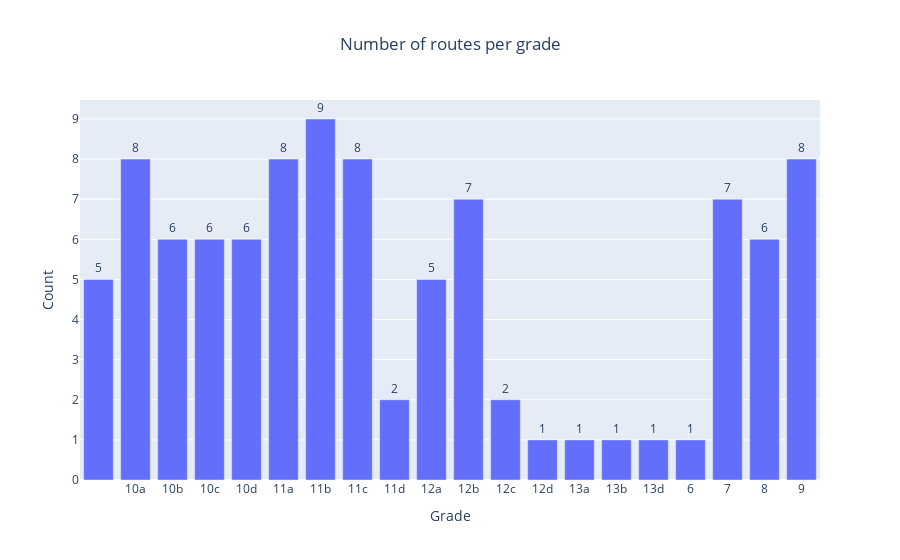

Notebook source saved alongside this figure:
### Code cell
# Create bar chart for grade distribution
fig = px.bar(
    grade_counts_df,
    x='COTE',
    y='COUNT',
    title='Number of routes per grade',
    text='COUNT'  # display count on top of bars
)

fig.update_traces(textposition='outside')
fig.update_layout(
    title_x=0.5,
    xaxis_title='Grade',
    yaxis_title='Count'
)
fig.show()

### Figure 1 — Plotly figure (JSON) as saved in the notebook; plotly's stock layout.template omitted (floating-point values rounded to 4 significant figures)
{"data": [{"hovertemplate": "COTE=%{x}<br>COUNT=%{text}<extra></extra>", "legendgroup": "", "marker": {"color": "#636efa", "pattern": {"shape": ""}}, "name": "", "orientation": "v", "showlegend": false, "text": [5.0, 8.0, 6.0, 6.0, 6.0, 8.0, 9.0, 8.0, 2.0, 5.0, 7.0, 2.0, 1.0, 1.0, 1.0, 1.0, 1.0, 7.0, 6.0, 8.0], "textposition": "outside", "type": "bar", "x": ["", "10a", "10b", "10c", "10d", "11a", "11b", "11c", "11d", "12a", "12b", "12c", "12d", "13a", "13b", "13d", "6", "7", "8", "9"], "xaxis": "x", "y": [5, 8, 6, 6, 6, 8, 9, 8, 2, 5, 7, 2, 1, 1, 1, 1, 1, 7, 6, 8], "yaxis": "y"}], "layout": {"barmode": "relative", "legend": {"tracegroupgap": 0}, "title": {"text": "Number of routes per grade", "x": 0.5}, "xaxis": {"anchor": "y", "domain": [0, 1], "title": {"text": "Grade"}}, "yaxis": {"anchor": "x", "domain": [0, 1], "title": {"text": "Count"}}}}
